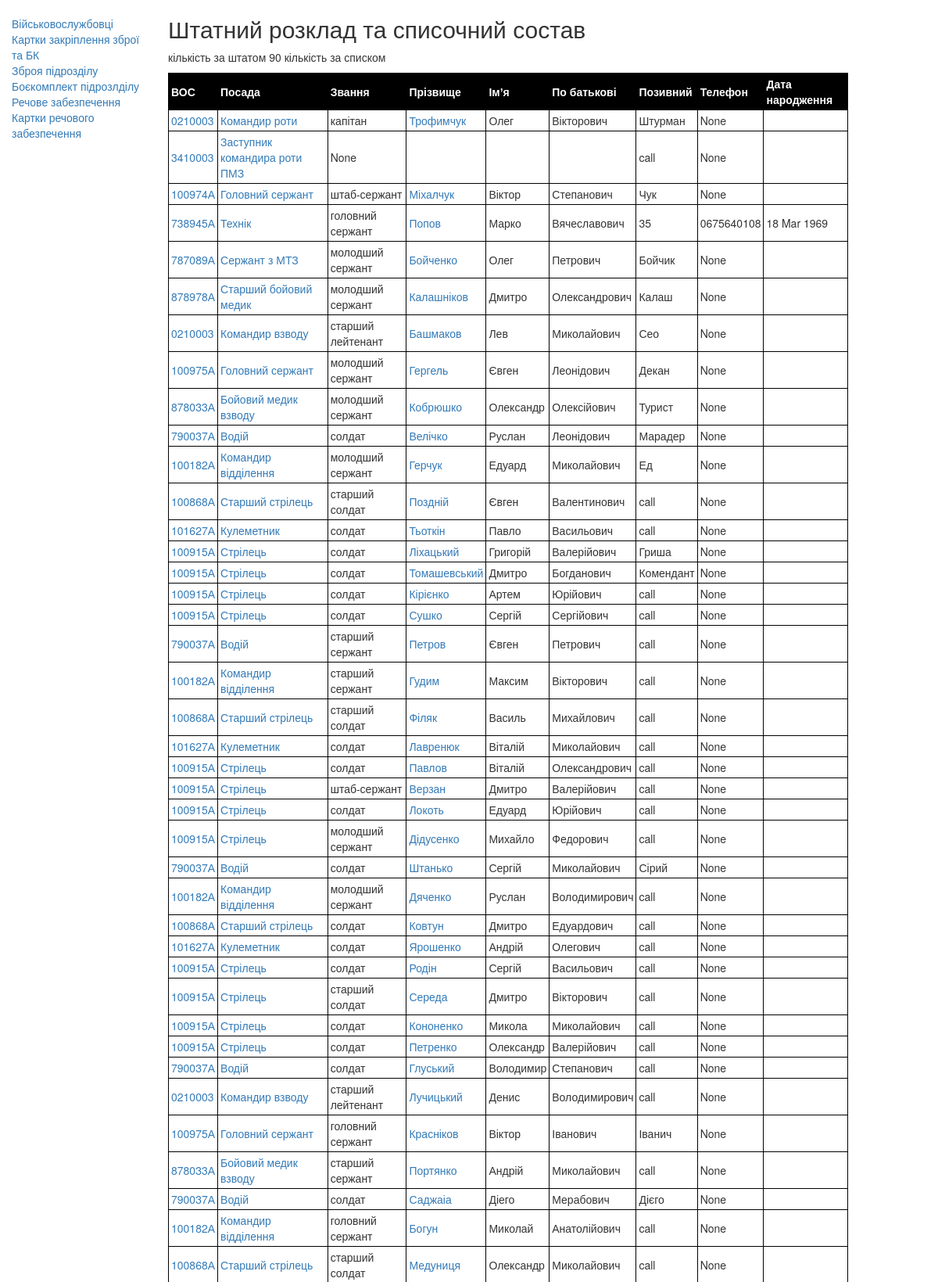
The app's page /index/ (upper part) with its own data.
### evening/models.py (models this page shows, shortened)
class Soldiers(models.Model):
    slug = models.SlugField(max_length=50, unique=True, null=True,
                            verbose_name='Код посади')
    surname = models.CharField(max_length=50, verbose_name='Фамілія')
    name = models.CharField(max_length=50, verbose_name='Імʼя')
    fathers_name = models.CharField(max_length=50, verbose_name='По батькові')
    callsign = models.CharField(max_length=50, verbose_name='Позивний')
    position_name = models.CharField(
        max_length=50, null=True, verbose_name='Посада')
    mil_prof = models.CharField(max_length=50, null=True, verbose_name='ВОС')
    position_rank = models.CharField(
        max_length=50, null=True, verbose_name='Звання посади')
    rank = models.ForeignKey(
        'Ranks', on_delete=models.PROTECT, null=True, verbose_name='Звання')
    phone = models.CharField(max_length=13, null=True, verbose_name='Телефон')
    birth_date = models.DateField(null=True, verbose_name='Дата народження')
    tax_number = models.CharField(
        max_length=15, unique=True, null=True, verbose_name='ІПН')
    blood_type = models.CharField(
        max_length=10, null=True, verbose_name='Группа крові')
    addres = models.CharField(max_length=255, null=True, verbose_name='Адреса')
    complect_center = models.CharField(
        max_length=255, null=True, verbose_name='Центр комплектаціі')
    mob_date = models.DateField(null=True, verbose_name='Дата мобілізаціі')
    children = models.IntegerField(default=0, verbose_name='Діти')
    hight_s = models.IntegerField(default=0, verbose_name='Зріст')
    size = models.IntegerField(default=0, verbose_name='Розмір')
    boots_s = models.IntegerField(default=0, verbose_name='Взуття')
    head_s = models.IntegerField(default=0, verbose_name='Головний убор')
    class Meta:
        verbose_name = 'Військовослужбовець'
        verbose_name_plural = 'Військовослужбовці'
        ordering = ['slug']

class Ranks (models.Model):
    rank = models.CharField(max_length=50,)
    def __str__(self):
        return self.rank

### evening/views.py (the view)
# urls.py: path('', SoldiersList.as_view(), name='index'),
class SoldiersList(ListView):
    model = Soldiers
    template_name = 'evening/index.html'

### evening/templates/evening/index.html (shortened to what this page needs)
{% extends "evening/base_generic.html" %}
{% block content %}
<h2>Штатний розклад та списочний состав </h2>
  <p>кількість за штатом {{soldiers_list.count}} кількість за списком  </p>
  <table cellspacing = 1>
  <tr>
    <th>ВОС</th>
    <th>Посада</th>
    <th>Звання</th>
    <th>Прізвище</th>
    <th>Імʼя</th>
    <th>По батькові</th>
    <th>Позивний</th>
    <th>Телефон</th>
    <th>Дата народження</th>
  </tr>
    {% for i in soldiers_list %}
  <tr>
    <td><a href="{}">{{i.mil_prof}}</a></td>
    <td><a href="{}">{{i.position_name}}</a></td>
    <td>{{i.rank}}</td>
    <td><a href="{%url 'soldier_card' i.id  %}">{{i.surname}}</a></td>
    <td>{{i.name}}</td>
    <td>{{i.fathers_name}}</td>
    <td>{{i.callsign}}</td>
    <td>{{i.phone}}</td>
    <td>{{i.birth_date|date:" d M Y"}}</td>
  </tr>
    {% endfor %}
</table>
{% endblock %}

### evening/templates/evening/index.html (style rules this page uses)
TABLE {  border: 2px solid black; }
TD, TH { padding: 3px; border: 1px solid black; }
TH { text-align: left; background: black; color: white; }

### records on screen
Soldiers: mil_prof "0210003", position_name "Командир роти", rank "капітан", surname "Трофимчук", name "Олег", fathers_name "Вікторович", callsign "Штурман", phone "None"
Soldiers: mil_prof "3410003", position_name "Заступник командира роти ПМЗ", rank "None", callsign "call", phone "None"
Soldiers: mil_prof "100974А", position_name "Головний сержант", rank "штаб-сержант", surname "Міхалчук", name "Віктор", fathers_name "Степанович", callsign "Чук", phone "None"
Soldiers: mil_prof "738945А", position_name "Технік", rank "головний сержант", surname "Попов", name "Марко", fathers_name "Вячеславович", callsign "35", phone "0675640108", birth_date "18 Mar 1969"
Soldiers: mil_prof "787089А", position_name "Сержант з МТЗ", rank "молодший сержант", surname "Бойченко", name "Олег", fathers_name "Петрович", callsign "Бойчик", phone "None"
Soldiers: mil_prof "878978А", position_name "Старший бойовий медик", rank "молодший сержант", surname "Калашніков", name "Дмитро", fathers_name "Олександрович", callsign "Калаш", phone "None"
Soldiers: mil_prof "0210003", position_name "Командир взводу", rank "старший лейтенант", surname "Башмаков", name "Лев", fathers_name "Миколайович", callsign "Сео", phone "None"
Soldiers: mil_prof "100975А", position_name "Головний сержант", rank "молодший сержант", surname "Гергель", name "Євген", fathers_name "Леонідович", callsign "Декан", phone "None"
Soldiers: mil_prof "878033А", position_name "Бойовий медик взводу", rank "молодший сержант", surname "Кобрюшко", name "Олександр", fathers_name "Олексійович", callsign "Турист", phone "None"
Soldiers: mil_prof "790037А", position_name "Водій", rank "солдат", surname "Велічко", name "Руслан", fathers_name "Леонідович", callsign "Марадер", phone "None"
Soldiers: mil_prof "100182А", position_name "Командир відділення", rank "молодший сержант", surname "Герчук", name "Едуард", fathers_name "Миколайович", callsign "Ед", phone "None"
Soldiers: mil_prof "100868А", position_name "Старший стрілець", rank "старший солдат", surname "Поздній", name "Євген", fathers_name "Валентинович", callsign "call", phone "None"
Soldiers: mil_prof "101627А", position_name "Кулеметник", rank "солдат", surname "Тьоткін", name "Павло", fathers_name "Васильович", callsign "call", phone "None"
Soldiers: mil_prof "100915А", position_name "Стрілець", rank "солдат", surname "Ліхацький", name "Григорій", fathers_name "Валерійович", callsign "Гриша", phone "None"
Soldiers: mil_prof "100915А", position_name "Стрілець", rank "солдат", surname "Томашевський", name "Дмитро", fathers_name "Богданович", callsign "Комендант", phone "None"
Soldiers: mil_prof "100915А", position_name "Стрілець", rank "солдат", surname "Кірієнко", name "Артем", fathers_name "Юрійович", callsign "call", phone "None"
Soldiers: mil_prof "100915А", position_name "Стрілець", rank "солдат", surname "Сушко", name "Сергій", fathers_name "Сергійович", callsign "call", phone "None"
Soldiers: mil_prof "790037А", position_name "Водій", rank "старший сержант", surname "Петров", name "Євген", fathers_name "Петрович", callsign "call", phone "None"
Soldiers: mil_prof "100182А", position_name "Командир відділення", rank "старший сержант", surname "Гудим", name "Максим", fathers_name "Вікторович", callsign "call", phone "None"
Soldiers: mil_prof "100868А", position_name "Старший стрілець", rank "старший солдат", surname "Філяк", name "Василь", fathers_name "Михайлович", callsign "call", phone "None"
Soldiers: mil_prof "101627А", position_name "Кулеметник", rank "солдат", surname "Лавренюк", name "Віталій", fathers_name "Миколайович", callsign "call", phone "None"
Soldiers: mil_prof "100915А", position_name "Стрілець", rank "солдат", surname "Павлов", name "Віталій", fathers_name "Олександрович", callsign "call", phone "None"
Soldiers: mil_prof "100915А", position_name "Стрілець", rank "штаб-сержант", surname "Верзан", name "Дмитро", fathers_name "Валерійович", callsign "call", phone "None"
Soldiers: mil_prof "100915А", position_name "Стрілець", rank "солдат", surname "Локоть", name "Едуард", fathers_name "Юрійович", callsign "call", phone "None"
Soldiers: mil_prof "100915А", position_name "Стрілець", rank "молодший сержант", surname "Дідусенко", name "Михайло", fathers_name "Федорович", callsign "call", phone "None"
Soldiers: mil_prof "790037А", position_name "Водій", rank "солдат", surname "Штанько", name "Сергій", fathers_name "Миколайович", callsign "Сірий", phone "None"
Soldiers: mil_prof "100182А", position_name "Командир відділення", rank "молодший сержант", surname "Дяченко", name "Руслан", fathers_name "Володимирович", callsign "call", phone "None"
Soldiers: mil_prof "100868А", position_name "Старший стрілець", rank "солдат", surname "Ковтун", name "Дмитро", fathers_name "Едуардович", callsign "call", phone "None"
Soldiers: mil_prof "101627А", position_name "Кулеметник", rank "солдат", surname "Ярошенко", name "Андрій", fathers_name "Олегович", callsign "call", phone "None"
Soldiers: mil_prof "100915А", position_name "Стрілець", rank "солдат", surname "Родін", name "Сергій", fathers_name "Васильович", callsign "call", phone "None"
Soldiers: mil_prof "100915А", position_name "Стрілець", rank "старший солдат", surname "Середа", name "Дмитро", fathers_name "Вікторович", callsign "call", phone "None"
Soldiers: mil_prof "100915А", position_name "Стрілець", rank "солдат", surname "Кононенко", name "Микола", fathers_name "Миколайович", callsign "call", phone "None"
Soldiers: mil_prof "100915А", position_name "Стрілець", rank "солдат", surname "Петренко", name "Олександр", fathers_name "Валерійович", callsign "call", phone "None"
Soldiers: mil_prof "790037А", position_name "Водій", rank "солдат", surname "Глуський", name "Володимир", fathers_name "Степанович", callsign "call", phone "None"
Soldiers: mil_prof "0210003", position_name "Командир взводу", rank "старший лейтенант", surname "Лучицький", name "Денис", fathers_name "Володимирович", callsign "call", phone "None"
Soldiers: mil_prof "100975А", position_name "Головний сержант", rank "головний сержант", surname "Красніков", name "Віктор", fathers_name "Іванович", callsign "Іванич", phone "None"
Soldiers: mil_prof "878033А", position_name "Бойовий медик взводу", rank "старший сержант", surname "Портянко", name "Андрій", fathers_name "Миколайович", callsign "call", phone "None"
Soldiers: mil_prof "790037А", position_name "Водій", rank "солдат", surname "Саджаіа", name "Діего", fathers_name "Мерабович", callsign "Дієго", phone "None"
Soldiers: mil_prof "100182А", position_name "Командир відділення", rank "головний сержант", surname "Богун", name "Миколай", fathers_name "Анатолійович", callsign "call", phone "None"
Soldiers: mil_prof "100868А", position_name "Старший стрілець", rank "старший солдат", surname "Медуниця", name "Олександр", fathers_name "Миколайович", callsign "call", phone "None"

### other values on screen
{{ soldiers_list.count }} "90"
